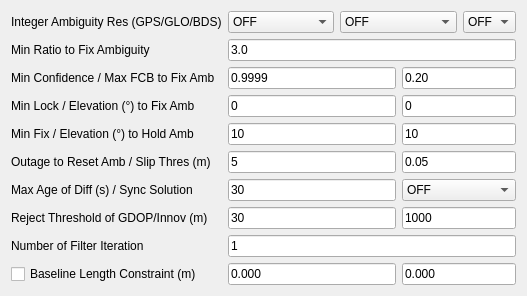
     <widget class="QWidget" name="TabSheet2">
      <property name="toolTip">
       <string/>
      </property>
      <attribute name="title">
       <string>Setting&amp;2</string>
      </attribute>
      <layout class="QGridLayout" name="gridLayout_2">
       <item row="0" column="0">
        <widget class="QLabel" name="Label25">
         <property name="enabled">
          <bool>true</bool>
         </property>
         <property name="toolTip">
          <string/>
         </property>
         <property name="text">
          <string>Integer Ambiguity Res (GPS/GLO/BDS)</string>
         </property>
        </widget>
       </item>
       <item row="0" column="1">
        <widget class="QComboBox" name="AmbRes">
         <property name="enabled">
          <bool>true</bool>
         </property>
         <property name="toolTip">
          <string/>
         </property>
         <item>
          <property name="text">
           <string>OFF</string>
          </property>
         </item>
         <item>
          <property name="text">
           <string>Continuous</string>
          </property>
         </item>
         <item>
          <property name="text">
           <string>Instantaneous</string>
          </property>
         </item>
         <item>
          <property name="text">
           <string>Fix and Hold</string>
          </property>
         </item>
        </widget>
       </item>
       <item row="0" column="2" colspan="2">
        <widget class="QComboBox" name="GloAmbRes">
         <property name="enabled">
          <bool>true</bool>
         </property>
         <property name="toolTip">
          <string/>
         </property>
         <item>
          <property name="text">
           <string>OFF</string>
          </property>
         </item>
         <item>
          <property name="text">
           <string>ON</string>
          </property>
         </item>
         <item>
          <property name="text">
           <string>Auto Calibration</string>
          </property>
         </item>
        </widget>
       </item>
       <item row="0" column="4">
        <widget class="QComboBox" name="BdsAmbRes">
         <property name="enabled">
          <bool>true</bool>
         </property>
         <property name="toolTip">
          <string/>
         </property>
         <item>
          <property name="text">
           <string>OFF</string>
          </property>
         </item>
         <item>
          <property name="text">
           <string>ON</string>
          </property>
         </item>
        </widget>
       </item>
       <item row="1" column="0">
        <widget class="QLabel" name="Label24">
         <property name="enabled">
          <bool>true</bool>
         </property>
         <property name="toolTip">
          <string/>
         </property>
         <property name="text">
          <string>Min Ratio to Fix Ambiguity</string>
         </property>
        </widget>
       </item>
       <item row="1" column="1" colspan="4">
        <widget class="QLineEdit" name="ValidThresAR">
         <property name="enabled">
          <bool>true</bool>
         </property>
         <property name="toolTip">
          <string/>
         </property>
         <property name="text">
          <string>3.0</string>
         </property>
        </widget>
       </item>
       <item row="2" column="0">
        <widget class="QLabel" name="Label12">
         <property name="enabled">
          <bool>true</bool>
         </property>
         <property name="toolTip">
          <string/>
         </property>
         <property name="text">
          <string>Min Confidence / Max FCB to Fix Amb</string>
         </property>
        </widget>
       </item>
       <item row="2" column="1" colspan="2">
        <widget class="QLineEdit" name="ThresAR2">
         <property name="enabled">
          <bool>true</bool>
         </property>
         <property name="toolTip">
          <string/>
         </property>
         <property name="text">
          <string>0.9999</string>
         </property>
        </widget>
       </item>
       <item row="2" column="3" colspan="2">
        <widget class="QLineEdit" name="ThresAR3">
         <property name="enabled">
          <bool>true</bool>
         </property>
         <property name="toolTip">
          <string/>
         </property>
         <property name="text">
          <string>0.20</string>
         </property>
        </widget>
       </item>
       <item row="3" column="0">
        <widget class="QLabel" name="Label13">
         <property name="enabled">
          <bool>true</bool>
         </property>
         <property name="toolTip">
          <string/>
         </property>
         <property name="text">
          <string>Min Lock / Elevation (°) to Fix Amb</string>
         </property>
        </widget>
       </item>
       <item row="3" column="1" colspan="2">
        <widget class="QLineEdit" name="LockCntFixAmb">
         <property name="enabled">
          <bool>true</bool>
         </property>
         <property name="toolTip">
          <string/>
         </property>
         <property name="text">
          <string>0</string>
         </property>
        </widget>
       </item>
       <item row="3" column="3" colspan="2">
        <widget class="QLineEdit" name="ElMaskAR">
         <property name="enabled">
          <bool>true</bool>
         </property>
         <property name="toolTip">
          <string/>
         </property>
         <property name="text">
          <string>0</string>
         </property>
        </widget>
       </item>
       <item row="4" column="0">
        <widget class="QLabel" name="LabelHold">
         <property name="enabled">
          <bool>true</bool>
         </property>
         <property name="toolTip">
          <string/>
         </property>
         <property name="text">
          <string>Min Fix / Elevation (°) to Hold Amb</string>
         </property>
        </widget>
       </item>
       <item row="4" column="1" colspan="2">
        <widget class="QLineEdit" name="FixCntHoldAmb">
         <property name="enabled">
          <bool>true</bool>
         </property>
         <property name="toolTip">
          <string/>
         </property>
         <property name="text">
          <string>10</string>
         </property>
        </widget>
       </item>
       <item row="4" column="3" colspan="2">
        <widget class="QLineEdit" name="ElMaskHold">
         <property name="enabled">
          <bool>true</bool>
         </property>
         <property name="toolTip">
          <string/>
         </property>
         <property name="text">
          <string>10</string>
         </property>
        </widget>
       </item>
       <item row="5" column="0">
        <widget class="QLabel" name="Label22">
         <property name="enabled">
          <bool>true</bool>
         </property>
         <property name="toolTip">
          <string/>
         </property>
         <property name="text">
          <string>Outage to Reset Amb / Slip Thres (m)</string>
         </property>
        </widget>
       </item>
       <item row="5" column="1" colspan="2">
        <widget class="QLineEdit" name="OutCntResetAmb">
         <property name="enabled">
          <bool>true</bool>
         </property>
         <property name="toolTip">
          <string/>
         </property>
         <property name="text">
          <string>5</string>
         </property>
        </widget>
       </item>
       <item row="5" column="3" colspan="2">
        <widget class="QLineEdit" name="SlipThres">
         <property name="enabled">
          <bool>true</bool>
         </property>
         <property name="toolTip">
          <string/>
         </property>
         <property name="text">
          <string>0.05</string>
         </property>
        </widget>
       </item>
       <item row="6" column="0">
        <widget class="QLabel" name="Label14">
         <property name="enabled">
          <bool>true</bool>
         </property>
         <property name="toolTip">
          <string/>
         </property>
         <property name="text">
          <string>Max Age of Diff (s) / Sync Solution</string>
         </property>
        </widget>
       </item>
       <item row="6" column="1" colspan="2">
        <widget class="QLineEdit" name="MaxAgeDiff">
         <property name="enabled">
          <bool>true</bool>
         </property>
         <property name="toolTip">
          <string/>
         </property>
         <property name="text">
          <string>30</string>
         </property>
        </widget>
       </item>
       <item row="6" column="3" colspan="2">
        <widget class="QComboBox" name="SyncSol">
         <property name="enabled">
          <bool>true</bool>
         </property>
         <property name="toolTip">
          <string/>
         </property>
         <item>
          <property name="text">
           <string>OFF</string>
          </property>
         </item>
         <item>
          <property name="text">
           <string>ON</string>
          </property>
         </item>
        </widget>
       </item>
       <item row="7" column="0">
        <widget class="QLabel" name="Label11">
         <property name="enabled">
          <bool>true</bool>
         </property>
         <property name="toolTip">
          <string/>
         </property>
         <property name="text">
          <string>Reject Threshold of GDOP/Innov (m)</string>
         </property>
        </widget>
       </item>
       <item row="7" column="1" colspan="2">
        <widget class="QLineEdit" name="RejectGdop">
         <property name="enabled">
          <bool>true</bool>
         </property>
         <property name="toolTip">
          <string/>
         </property>
         <property name="text">
          <string>30</string>
         </property>
        </widget>
       </item>
       <item row="7" column="3" colspan="2">
        <widget class="QLineEdit" name="RejectThres">
         <property name="enabled">
          <bool>true</bool>
         </property>
         <property name="toolTip">
          <string/>
         </property>
         <property name="text">
          <string>1000</string>
         </property>
        </widget>
       </item>
       <item row="8" column="0">
        <widget class="QLabel" name="Label37">
         <property name="enabled">
          <bool>true</bool>
         </property>
         <property name="toolTip">
          <string/>
         </property>
         <property name="text">
          <string>Number of Filter Iteration</string>
         </property>
        </widget>
       </item>
       <item row="8" column="1" colspan="4">
        <widget class="QLineEdit" name="NumIter">
         <property name="enabled">
          <bool>true</bool>
         </property>
         <property name="toolTip">
          <string/>
         </property>
         <property name="text">
          <string>1</string>
         </property>
        </widget>
       </item>
       <item row="9" column="0">
        <widget class="QCheckBox" name="BaselineConst">
         <property name="toolTip">
          <string/>
         </property>
         <property name="text">
          <string>Baseline Length Constraint (m)</string>
         </property>
         <property name="checked">
          <bool>false</bool>
         </property>
        </widget>
       </item>
       <item row="9" column="1" colspan="2">
        <widget class="QLineEdit" name="BaselineLen">
         <property name="enabled">
          <bool>true</bool>
         </property>
         <property name="toolTip">
          <string/>
         </property>
         <property name="text">
          <string>0.000</string>
         </property>
        </widget>
       </item>
       <item row="9" column="3" colspan="2">
        <widget class="QLineEdit" name="BaselineSig">
         <property name="enabled">
          <bool>true</bool>
         </property>
         <property name="toolTip">
          <string/>
         </property>
         <property name="text">
          <string>0.000</string>
         </property>
        </widget>
       </item>
      </layout>
     </widget>
